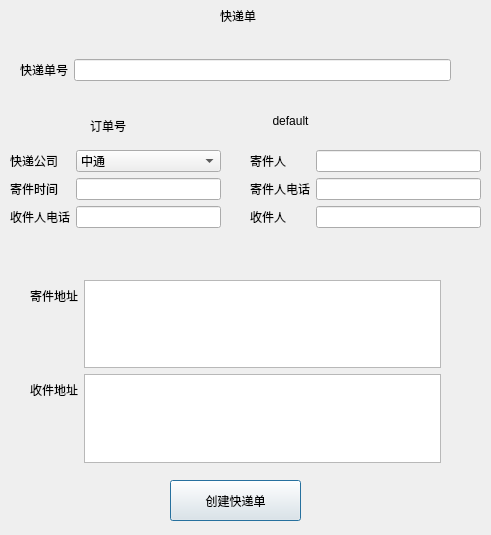
<?xml version="1.0" encoding="UTF-8"?>
<ui version="4.0">
 <class>PakageShowForm</class>
 <widget class="QDialog" name="PakageShowForm">
  <property name="geometry">
   <rect>
    <x>0</x>
    <y>0</y>
    <width>491</width>
    <height>535</height>
   </rect>
  </property>
  <property name="windowTitle">
   <string>Dialog</string>
  </property>
  <widget class="QWidget" name="gridLayoutWidget">
   <property name="geometry">
    <rect>
     <x>20</x>
     <y>40</y>
     <width>431</width>
     <height>61</height>
    </rect>
   </property>
   <layout class="QGridLayout" name="gridLayout">
    <item row="0" column="1">
     <widget class="QLineEdit" name="lineEdit_id"/>
    </item>
    <item row="0" column="0">
     <widget class="QLabel" name="label">
      <property name="text">
       <string>快递单号</string>
      </property>
     </widget>
    </item>
   </layout>
  </widget>
  <widget class="QLabel" name="label_12">
   <property name="geometry">
    <rect>
     <x>90</x>
     <y>110</y>
     <width>61</width>
     <height>31</height>
    </rect>
   </property>
   <property name="text">
    <string>订单号</string>
   </property>
  </widget>
  <widget class="QWidget" name="formLayoutWidget_3">
   <property name="geometry">
    <rect>
     <x>30</x>
     <y>280</y>
     <width>411</width>
     <height>183</height>
    </rect>
   </property>
   <layout class="QFormLayout" name="formLayout_3">
    <item row="0" column="0">
     <widget class="QLabel" name="label_10">
      <property name="text">
       <string>寄件地址</string>
      </property>
     </widget>
    </item>
    <item row="1" column="0">
     <widget class="QLabel" name="label_11">
      <property name="text">
       <string>收件地址</string>
      </property>
     </widget>
    </item>
    <item row="0" column="1">
     <widget class="QTextEdit" name="textEdit_sendaddr"/>
    </item>
    <item row="1" column="1">
     <widget class="QTextEdit" name="textEdit_recieveaddr"/>
    </item>
   </layout>
  </widget>
  <widget class="QLabel" name="label_order">
   <property name="geometry">
    <rect>
     <x>160</x>
     <y>110</y>
     <width>261</width>
     <height>21</height>
    </rect>
   </property>
   <property name="frameShape">
    <enum>QFrame::NoFrame</enum>
   </property>
   <property name="text">
    <string>default</string>
   </property>
   <property name="alignment">
    <set>Qt::AlignCenter</set>
   </property>
  </widget>
  <widget class="QWidget" name="formLayoutWidget">
   <property name="geometry">
    <rect>
     <x>10</x>
     <y>150</y>
     <width>211</width>
     <height>101</height>
    </rect>
   </property>
   <layout class="QFormLayout" name="formLayout">
    <item row="0" column="0">
     <widget class="QLabel" name="label_2">
      <property name="text">
       <string>快递公司</string>
      </property>
     </widget>
    </item>
    <item row="1" column="0">
     <widget class="QLabel" name="label_5">
      <property name="text">
       <string>寄件时间</string>
      </property>
     </widget>
    </item>
    <item row="1" column="1">
     <widget class="QLineEdit" name="lineEdit_sendtime"/>
    </item>
    <item row="2" column="0">
     <widget class="QLabel" name="label_9">
      <property name="text">
       <string>收件人电话</string>
      </property>
     </widget>
    </item>
    <item row="2" column="1">
     <widget class="QLineEdit" name="lineEdit_recievephone"/>
    </item>
    <item row="0" column="1">
     <widget class="QComboBox" name="comboBox_company">
      <item>
       <property name="text">
        <string>中通</string>
       </property>
      </item>
      <item>
       <property name="text">
        <string>圆通</string>
       </property>
      </item>
      <item>
       <property name="text">
        <string>申通</string>
       </property>
      </item>
      <item>
       <property name="text">
        <string>韵达</string>
       </property>
      </item>
      <item>
       <property name="text">
        <string>中国邮政</string>
       </property>
      </item>
      <item>
       <property name="text">
        <string>京东</string>
       </property>
      </item>
      <item>
       <property name="text">
        <string>顺丰</string>
       </property>
      </item>
      <item>
       <property name="text">
        <string>极兔</string>
       </property>
      </item>
     </widget>
    </item>
   </layout>
  </widget>
  <widget class="QLabel" name="label_13">
   <property name="geometry">
    <rect>
     <x>220</x>
     <y>0</y>
     <width>101</width>
     <height>31</height>
    </rect>
   </property>
   <property name="text">
    <string>快递单</string>
   </property>
  </widget>
  <widget class="QWidget" name="formLayoutWidget_2">
   <property name="geometry">
    <rect>
     <x>250</x>
     <y>150</y>
     <width>231</width>
     <height>101</height>
    </rect>
   </property>
   <layout class="QFormLayout" name="formLayout_2">
    <item row="0" column="0">
     <widget class="QLabel" name="label_6">
      <property name="text">
       <string>寄件人</string>
      </property>
     </widget>
    </item>
    <item row="0" column="1">
     <widget class="QLineEdit" name="lineEdit_sendname"/>
    </item>
    <item row="1" column="0">
     <widget class="QLabel" name="label_7">
      <property name="text">
       <string>寄件人电话</string>
      </property>
     </widget>
    </item>
    <item row="1" column="1">
     <widget class="QLineEdit" name="lineEdit_sendphone"/>
    </item>
    <item row="2" column="0">
     <widget class="QLabel" name="label_8">
      <property name="text">
       <string>收件人</string>
      </property>
     </widget>
    </item>
    <item row="2" column="1">
     <widget class="QLineEdit" name="lineEdit_recievename"/>
    </item>
   </layout>
  </widget>
  <widget class="QPushButton" name="pushButton_submit">
   <property name="geometry">
    <rect>
     <x>170</x>
     <y>480</y>
     <width>131</width>
     <height>41</height>
    </rect>
   </property>
   <property name="text">
    <string>创建快递单</string>
   </property>
  </widget>
 </widget>
 <resources/>
 <connections/>
</ui>
